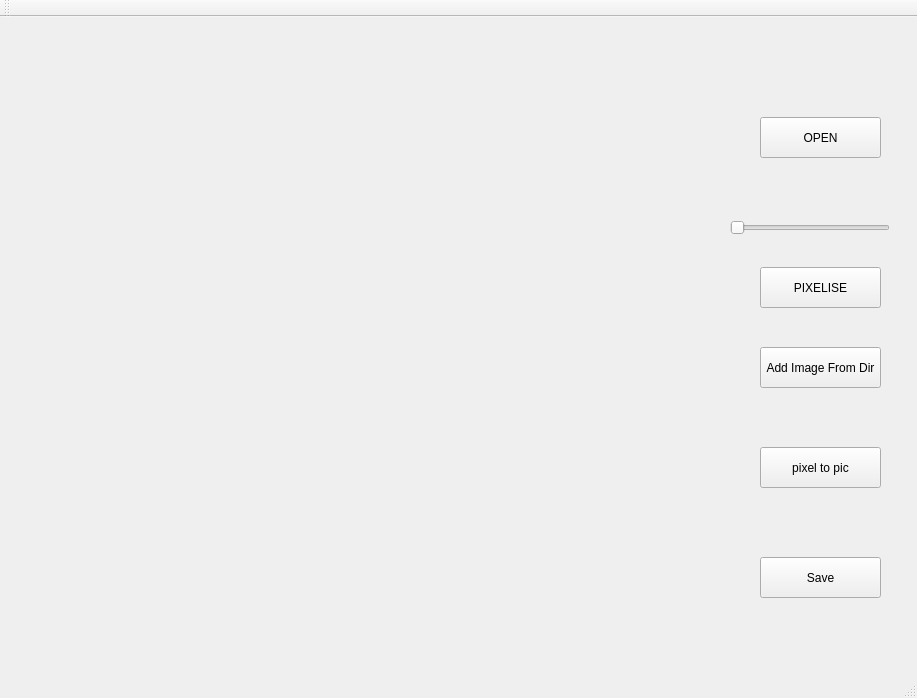
<?xml version="1.0" encoding="UTF-8"?>
<ui version="4.0">
 <class>MainWindow</class>
 <widget class="QMainWindow" name="MainWindow">
  <property name="geometry">
   <rect>
    <x>0</x>
    <y>0</y>
    <width>917</width>
    <height>698</height>
   </rect>
  </property>
  <property name="windowTitle">
   <string>MainWindow</string>
  </property>
  <widget class="QWidget" name="centralWidget">
   <property name="styleSheet">
    <string notr="true"/>
   </property>
   <widget class="QLabel" name="label">
    <property name="geometry">
     <rect>
      <x>120</x>
      <y>50</y>
      <width>601</width>
      <height>581</height>
     </rect>
    </property>
    <property name="styleSheet">
     <string notr="true">border-color: qlineargradient(spread:pad, x1:0, y1:0, x2:1, y2:0, stop:0 rgba(102, 14, 255, 255), stop:1 rgba(255, 255, 255, 255));</string>
    </property>
    <property name="text">
     <string/>
    </property>
   </widget>
   <widget class="QPushButton" name="OPENButton">
    <property name="geometry">
     <rect>
      <x>760</x>
      <y>100</y>
      <width>121</width>
      <height>41</height>
     </rect>
    </property>
    <property name="text">
     <string>OPEN</string>
    </property>
   </widget>
   <widget class="QPushButton" name="PIXButton">
    <property name="geometry">
     <rect>
      <x>760</x>
      <y>250</y>
      <width>121</width>
      <height>41</height>
     </rect>
    </property>
    <property name="text">
     <string>PIXELISE</string>
    </property>
   </widget>
   <widget class="QSlider" name="horizontalSlider">
    <property name="geometry">
     <rect>
      <x>730</x>
      <y>200</y>
      <width>160</width>
      <height>22</height>
     </rect>
    </property>
    <property name="orientation">
     <enum>Qt::Horizontal</enum>
    </property>
   </widget>
   <widget class="QPushButton" name="Dir_Img">
    <property name="geometry">
     <rect>
      <x>760</x>
      <y>330</y>
      <width>121</width>
      <height>41</height>
     </rect>
    </property>
    <property name="text">
     <string>Add Image From Dir</string>
    </property>
   </widget>
   <widget class="QPushButton" name="pixel2pic">
    <property name="geometry">
     <rect>
      <x>760</x>
      <y>430</y>
      <width>121</width>
      <height>41</height>
     </rect>
    </property>
    <property name="text">
     <string>pixel to pic</string>
    </property>
   </widget>
   <widget class="QLabel" name="label_2">
    <property name="geometry">
     <rect>
      <x>880</x>
      <y>170</y>
      <width>31</width>
      <height>21</height>
     </rect>
    </property>
    <property name="styleSheet">
     <string notr="true">border-color: rgb(0, 0, 255);</string>
    </property>
    <property name="text">
     <string/>
    </property>
   </widget>
   <widget class="QPushButton" name="pushButton">
    <property name="geometry">
     <rect>
      <x>760</x>
      <y>540</y>
      <width>121</width>
      <height>41</height>
     </rect>
    </property>
    <property name="text">
     <string>Save</string>
    </property>
   </widget>
   <zorder>label</zorder>
   <zorder>OPENButton</zorder>
   <zorder>PIXButton</zorder>
   <zorder>Dir_Img</zorder>
   <zorder>pixel2pic</zorder>
   <zorder>horizontalSlider</zorder>
   <zorder>label_2</zorder>
   <zorder>pushButton</zorder>
  </widget>
  <widget class="QMenuBar" name="menuBar">
   <property name="geometry">
    <rect>
     <x>0</x>
     <y>0</y>
     <width>917</width>
     <height>21</height>
    </rect>
   </property>
  </widget>
  <widget class="QToolBar" name="mainToolBar">
   <attribute name="toolBarArea">
    <enum>TopToolBarArea</enum>
   </attribute>
   <attribute name="toolBarBreak">
    <bool>false</bool>
   </attribute>
  </widget>
  <widget class="QStatusBar" name="statusBar"/>
 </widget>
 <layoutdefault spacing="6" margin="11"/>
 <resources/>
 <connections/>
</ui>
